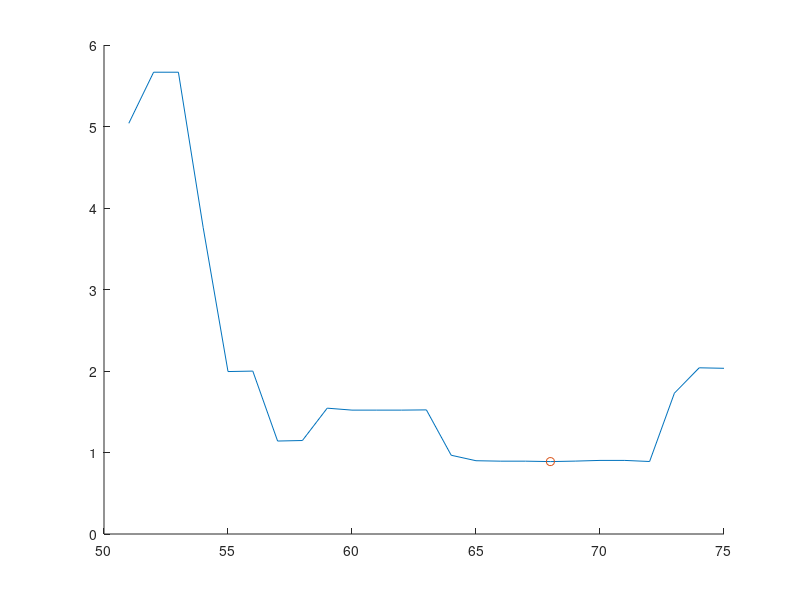

Reproduce this figure in MATLAB.
load("cal/result_2033_LcurveKUP")
figure()
hold on 
plot(51:75, err_LCFS_list(51:75))
[m I] = min(err_LCFS_list)
plot(I, m, 'o')
